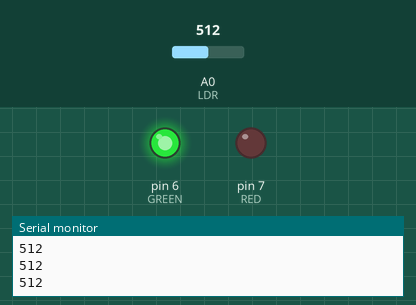
A sketch run on a simulated Arduino Uno, built with avr-gcc and run on an emulated ATmega328P. On the bench: output pins drawn as LEDs (lit = HIGH), the last lines printed to the serial monitor. The test bench sets the inputs (shaded band); at power-on: A0 (LDR) = 512.

Above: at 1.2 s.
1.3 s: A0 (LDR) set to 961
2.8 s: A0 (LDR) set to 988
At 3.5 s:
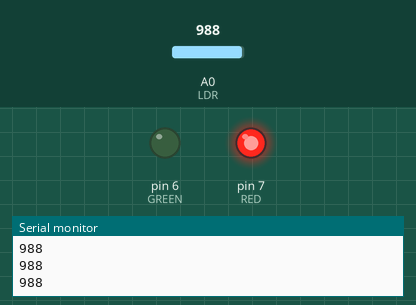
4.3 s: A0 (LDR) set to 960
At 4.6 s:
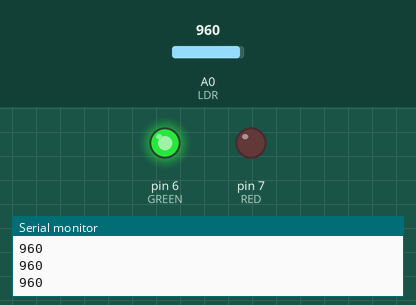
5.8 s: A0 (LDR) set to 980
At 7.0 s:
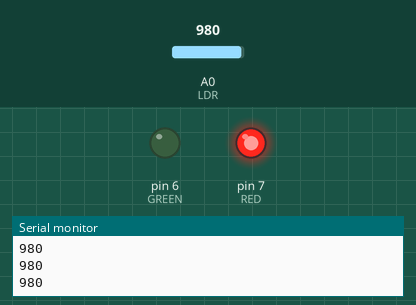
Timing chart, 0 to 8.3 s (numbered marks = the images above; inputs shaded):
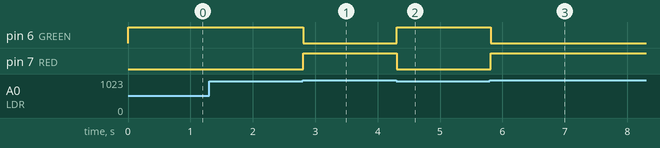

The sketch:

05-LDR.ino
```cpp
#define LDR A0
#define RED 7
#define GREEN 6

void setup() {
  pinMode(LDR, INPUT);
  pinMode(RED, OUTPUT);
  pinMode(GREEN, OUTPUT);
  Serial.begin(9600);
}

void loop() {
  int value = analogRead(LDR);
  Serial.println(value);
  if (value <= 970){
    digitalWrite(RED, LOW);
    digitalWrite(GREEN, HIGH);
  } else {
    digitalWrite(RED, HIGH);
    digitalWrite(GREEN, LOW);
  }
}
```

Measured:
- the behaviour switches between 970 and 971 on A0 (LDR) (found by bisection; images 0 and 1)
- after the input at 2.8 s, pin 6 (GREEN): HIGH → LOW at once; pin 7 (RED): LOW → HIGH at once
- after the input at 4.3 s, pin 6 (GREEN): LOW → HIGH at once; pin 7 (RED): HIGH → LOW at once
- after the input at 5.8 s, pin 6 (GREEN): HIGH → LOW at once; pin 7 (RED): LOW → HIGH at once
